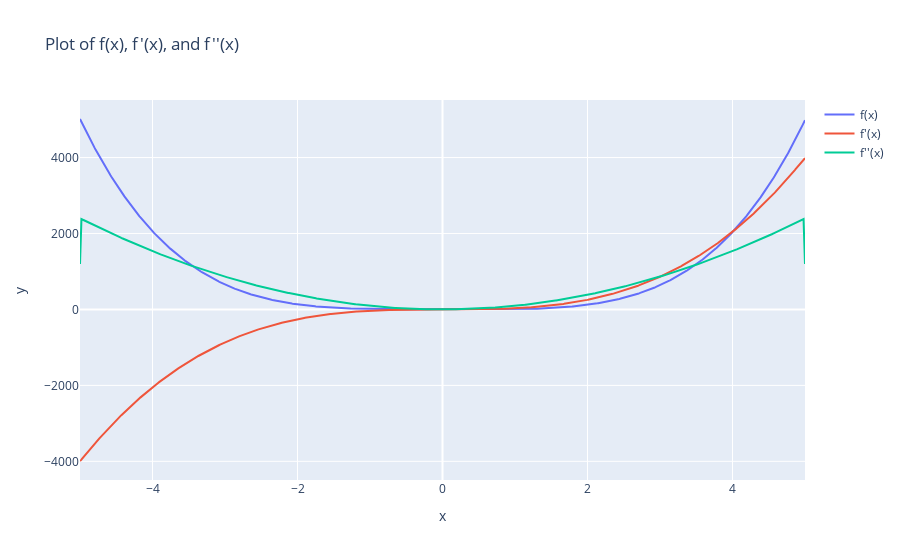

The code cell stored with this chart in its notebook:
### Code cell
def f(x):
    return (24 * x**7 - 9 * x**4) / (3 * x**3)

x_values = np.linspace(-5, 5, 1000)

f_values = [f(x) for x in x_values]

f_prime_values = np.gradient(f_values, x_values)

f_double_prime_values = np.gradient(f_prime_values, x_values)

fig = go.Figure()

fig.add_trace(go.Scatter(x=x_values, y=f_values, mode='lines', name='f(x)'))
fig.add_trace(go.Scatter(x=x_values, y=f_prime_values, mode='lines', name="f'(x)"))
fig.add_trace(go.Scatter(x=x_values, y=f_double_prime_values, mode='lines', name="f''(x)"))

fig.update_layout(
    title="Plot of f(x), f'(x), and f''(x)",
    xaxis_title="x",
    yaxis_title="y",
)

fig.show()

### Figure 1 — Plotly figure (JSON) as saved in the notebook; plotly's stock layout.template omitted (floating-point values rounded to 4 significant figures; data arrays with more than 128 entries replaced by an {"elided": "..."} marker saying what was removed)
{"data": [{"mode": "lines", "name": "f(x)", "type": "scatter", "x": {"elided": "1000 float values"}, "y": {"elided": "1000 float values"}}, {"mode": "lines", "name": "f'(x)", "type": "scatter", "x": {"elided": "1000 float values"}, "y": {"elided": "1000 float values"}}, {"mode": "lines", "name": "f''(x)", "type": "scatter", "x": {"elided": "1000 float values"}, "y": {"elided": "1000 float values"}}], "layout": {"title": {"text": "Plot of f(x), f'(x), and f''(x)"}, "xaxis": {"title": {"text": "x"}}, "yaxis": {"title": {"text": "y"}}}}
